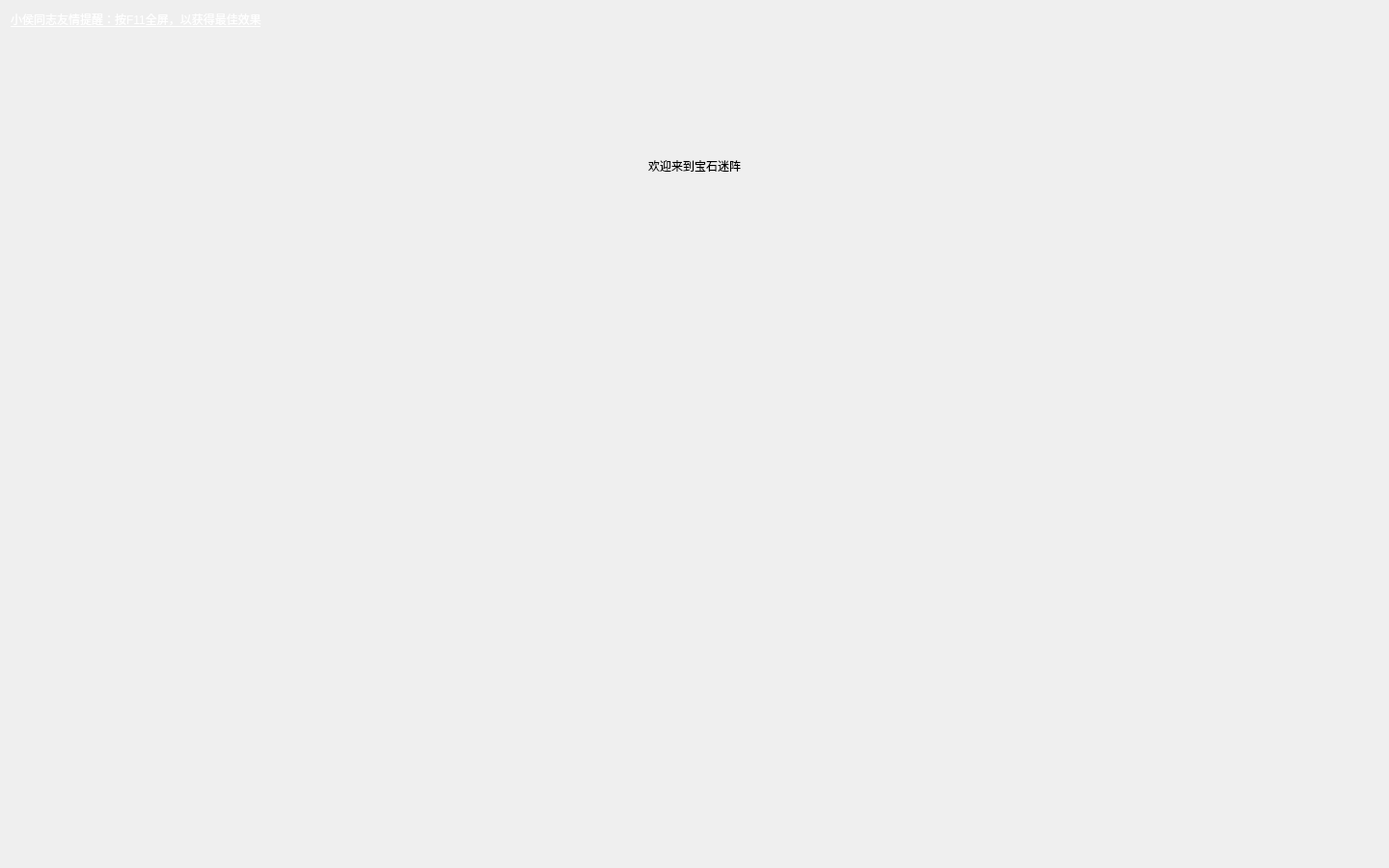
<?xml version="1.0" encoding="UTF-8"?>
<ui version="4.0">
 <class>Widget</class>
 <widget class="QWidget" name="Widget">
  <property name="geometry">
   <rect>
    <x>0</x>
    <y>0</y>
    <width>1440</width>
    <height>900</height>
   </rect>
  </property>
  <property name="windowTitle">
   <string>Widget</string>
  </property>
  <layout class="QHBoxLayout" name="horizontalLayout">
   <item>
    <layout class="QVBoxLayout" name="verticalLayout">
     <item>
      <widget class="QLabel" name="label_2">
       <property name="styleSheet">
        <string notr="true">font: 10pt &quot;黑体&quot;;
text-decoration: underline;
color: rgb(255, 255, 255);</string>
       </property>
       <property name="text">
        <string>小侯同志友情提醒：按F11全屏，以获得最佳效果</string>
       </property>
      </widget>
     </item>
     <item>
      <spacer name="verticalSpacer">
       <property name="orientation">
        <enum>Qt::Vertical</enum>
       </property>
       <property name="sizeHint" stdset="0">
        <size>
         <width>20</width>
         <height>128</height>
        </size>
       </property>
      </spacer>
     </item>
     <item>
      <widget class="QLabel" name="label">
       <property name="sizePolicy">
        <sizepolicy hsizetype="Preferred" vsizetype="Preferred">
         <horstretch>0</horstretch>
         <verstretch>0</verstretch>
        </sizepolicy>
       </property>
       <property name="maximumSize">
        <size>
         <width>16777215</width>
         <height>16777215</height>
        </size>
       </property>
       <property name="mouseTracking">
        <bool>false</bool>
       </property>
       <property name="layoutDirection">
        <enum>Qt::LeftToRight</enum>
       </property>
       <property name="styleSheet">
        <string notr="true">font: 60pt &quot;华文琥珀&quot;;
color: qconicalgradient(cx:0.420423, cy:0.551, angle:359.1, stop:0 rgba(170, 85, 255, 255), stop:0.144279 rgba(176, 62, 236, 255), stop:0.149254 rgba(213, 61, 235, 255), stop:0.154229 rgba(133, 27, 235, 255), stop:0.159204 rgba(164, 41, 166, 255), stop:0.16 rgba(121, 71, 136, 255), stop:0.223881 rgba(164, 93, 255, 255), stop:0.343284 rgba(146, 102, 235, 255), stop:0.41791 rgba(170, 112, 245, 255), stop:0.517413 rgba(150, 74, 204, 255), stop:0.537313 rgba(149, 53, 176, 255), stop:0.547264 rgba(168, 42, 120, 255), stop:0.552239 rgba(146, 47, 165, 255), stop:0.567164 rgba(145, 49, 178, 255), stop:0.577114 rgba(145, 51, 187, 255), stop:0.701493 rgba(115, 57, 202, 255), stop:0.716418 rgba(123, 58, 207, 255), stop:0.75 rgba(141, 61, 218, 255), stop:0.761194 rgba(144, 63, 217, 255), stop:0.776119 rgba(149, 65, 214, 255), stop:0.815 rgba(161, 73, 208, 255), stop:0.88 rgba(130, 51, 187, 255), stop:0.885572 rgba(130, 48, 182, 255), stop:0.925373 rgba(130, 28, 145, 255), stop:0.930348 rgba(135, 40, 150, 255), stop:0.975124 rgba(180, 36, 189, 255), stop:1 rgba(35, 40, 3, 255));</string>
       </property>
       <property name="text">
        <string>欢迎来到宝石迷阵</string>
       </property>
       <property name="scaledContents">
        <bool>false</bool>
       </property>
       <property name="alignment">
        <set>Qt::AlignCenter</set>
       </property>
      </widget>
     </item>
     <item>
      <spacer name="verticalSpacer_2">
       <property name="orientation">
        <enum>Qt::Vertical</enum>
       </property>
       <property name="sizeHint" stdset="0">
        <size>
         <width>20</width>
         <height>708</height>
        </size>
       </property>
      </spacer>
     </item>
    </layout>
   </item>
  </layout>
 </widget>
 <layoutdefault spacing="6" margin="11"/>
 <resources/>
 <connections/>
</ui>
